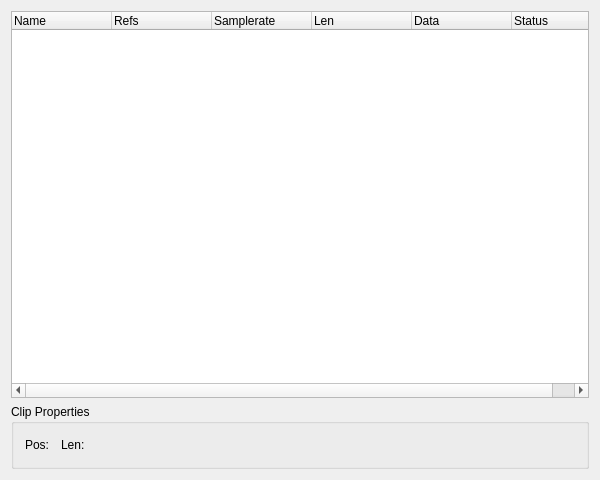
<?xml version="1.0" encoding="UTF-8"?>
<ui version="4.0">
 <class>ClipListEditorBase</class>
 <widget class="QWidget" name="ClipListEditorBase">
  <property name="geometry">
   <rect>
    <x>0</x>
    <y>0</y>
    <width>600</width>
    <height>480</height>
   </rect>
  </property>
  <property name="windowTitle">
   <string>MusE: ClipList</string>
  </property>
  <layout class="QVBoxLayout">
   <property name="spacing">
    <number>6</number>
   </property>
   <property name="margin">
    <number>11</number>
   </property>
   <item>
    <widget class="QTreeWidget" name="view">
     <property name="rootIsDecorated">
      <bool>true</bool>
     </property>
     <property name="allColumnsShowFocus">
      <bool>true</bool>
     </property>
     <column>
      <property name="text">
       <string>Name</string>
      </property>
     </column>
     <column>
      <property name="text">
       <string>Refs</string>
      </property>
     </column>
     <column>
      <property name="text">
       <string>Samplerate</string>
      </property>
     </column>
     <column>
      <property name="text">
       <string>Len</string>
      </property>
     </column>
     <column>
      <property name="text">
       <string>Data</string>
      </property>
     </column>
     <column>
      <property name="text">
       <string>Status</string>
      </property>
     </column>
    </widget>
   </item>
   <item>
    <widget class="QGroupBox" name="GroupBox1">
     <property name="title">
      <string>Clip Properties</string>
     </property>
     <layout class="QHBoxLayout">
      <property name="spacing">
       <number>6</number>
      </property>
      <property name="margin">
       <number>11</number>
      </property>
      <item>
       <widget class="QLabel" name="TextLabel1">
        <property name="text">
         <string>Pos:</string>
        </property>
        <property name="wordWrap">
         <bool>false</bool>
        </property>
       </widget>
      </item>
      <item>
       <widget class="Awl::PosEdit" name="start" native="true">
        <property name="smpte" stdset="0">
         <bool>true</bool>
        </property>
       </widget>
      </item>
      <item>
       <widget class="QLabel" name="TextLabel2">
        <property name="text">
         <string>Len:</string>
        </property>
        <property name="wordWrap">
         <bool>false</bool>
        </property>
       </widget>
      </item>
      <item>
       <widget class="Awl::PosEdit" name="len" native="true">
        <property name="smpte" stdset="0">
         <bool>true</bool>
        </property>
       </widget>
      </item>
      <item>
       <spacer name="Spacer1">
        <property name="orientation">
         <enum>Qt::Horizontal</enum>
        </property>
        <property name="sizeType">
         <enum>QSizePolicy::Expanding</enum>
        </property>
        <property name="sizeHint" stdset="0">
         <size>
          <width>20</width>
          <height>20</height>
         </size>
        </property>
       </spacer>
      </item>
     </layout>
    </widget>
   </item>
  </layout>
 </widget>
 <layoutdefault spacing="6" margin="11"/>
 <customwidgets>
  <customwidget>
   <class>Awl::PosEdit</class>
   <extends>QWidget</extends>
   <header>awl/posedit.h</header>
  </customwidget>
 </customwidgets>
 <resources/>
 <connections/>
</ui>
